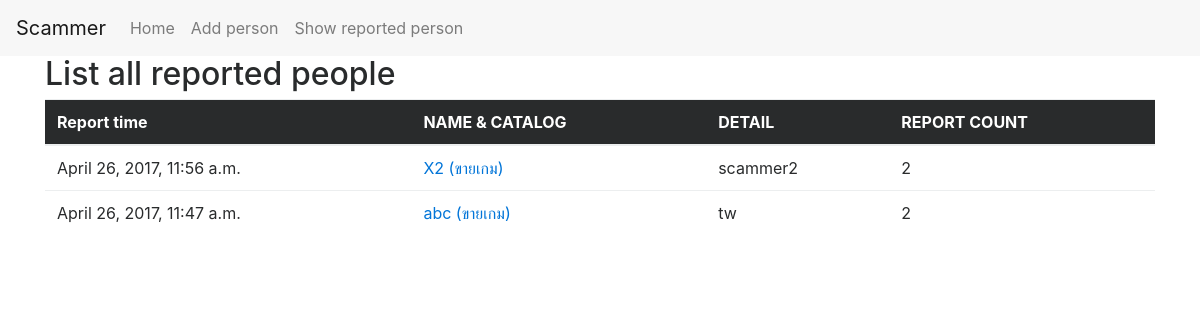
Page /report_list on the committed database.
### scammerlist/models.py (models this page shows, shortened)
class Person(models.Model):
    catalog = models.ForeignKey(Catalog, on_delete=models.CASCADE)
    name = models.CharField(max_length=200)
    email = models.CharField(max_length=200)
    mobile_number = models.CharField(max_length=10)
    detail = models.CharField(max_length=400)
    last_report_time = models.DateTimeField(default=timezone.now())

class Catalog(models.Model):
    type_cat = models.CharField(max_length=200)
    def __str__(self):
        return self.type_cat

### scammerlist/views.py (the view)
# urls.py: url(r'^report_list$', views.show_reported, name='show_report'),
def show_reported(request):
    people = Person.objects.all()
    '''reported_person = []
    for person in people:
        if people.report_set.count() > 0:
            reported_person += people'''
    return render(request,"scammerlist/report_detail.html",{"people":people})

### scammerlist/templates/scammerlist/report_detail.html (shortened to what this page needs)
{% load static %}
<head>
<link rel="stylesheet" href="{% static 'css/bootstrap.min.css' %}">
<link rel="stylesheet" href="{% static 'css/bootstrap-theme.min.css' %}">
</head>
    {% block content %}
        {% include 'scammerlist/navbar.html' %}
    {% endblock %}
<div class="container">
<h2>List all reported people</h2>
    <table class="table" id="report_list">
      <thead class="thead-inverse">
        <tr>
          <th>Report time</th>
          <th>NAME & CATALOG</th>
          <th>DETAIL</th>
          <th>REPORT COUNT</th>
        </tr>
      </thead>
      <tbody>
        {% for person in people %}
            {% if person.report_set.count > 0 %}
            <tr>
                <td>{{ person.last_report_time }}</td>
              <td><a href="{% url 'person_de' person.id %}">{{ person.name }} ({{ person.catalog }})</a></td>
              <td>{{ person.detail }}</td>
              <td>{{ person.report_set.count }}</td>
            </tr>
            {% endif %}
        {% endfor %}
      </tbody>
    </table>
</div>

### rows in the picture
Person: last_report_time "April 26, 2017, 11:56 a.m.", name "X2", catalog "ขายเกม", detail "scammer2", report_set.count "2"
Person: last_report_time "April 26, 2017, 11:47 a.m.", name "abc", catalog "ขายเกม", detail "tw", report_set.count "2"
